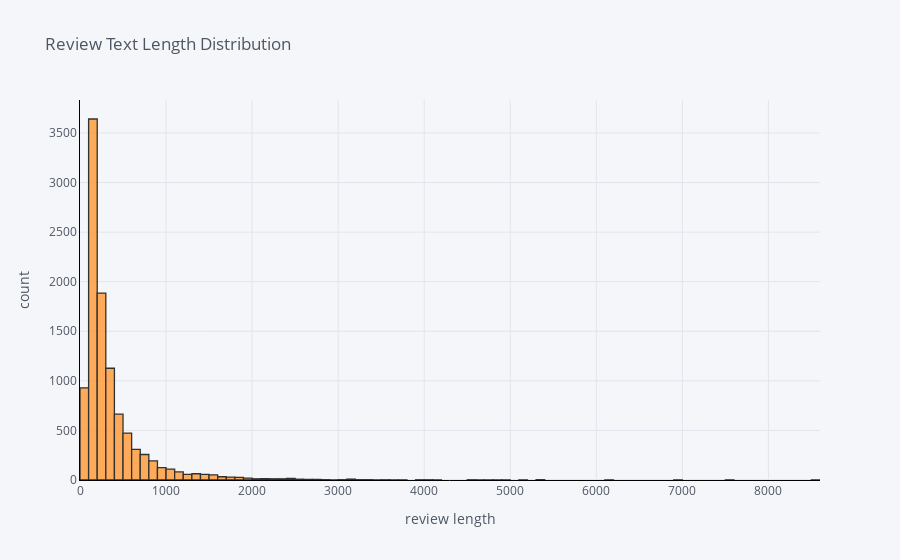

This figure's notebook cell:
### Code cell
process_reviews['review_len'].iplot(
    kind='hist',
    bins=100,
    xTitle='review length',
    linecolor='black',
    yTitle='count',
    title='Review Text Length Distribution')

### Figure 1 — Plotly figure (JSON) as saved in the notebook; plotly's stock layout.template omitted (floating-point values rounded to 4 significant figures; data arrays with more than 128 entries replaced by an {"elided": "..."} marker saying what was removed)
{"data": [{"histfunc": "count", "histnorm": "", "marker": {"color": "rgba(255, 153, 51, 1.0)", "line": {"color": "#000000", "width": 1.3}}, "name": "review_len", "nbinsx": 100, "opacity": 0.8, "orientation": "v", "type": "histogram", "x": {"elided": "10261 int values"}}], "layout": {"autosize": true, "barmode": "overlay", "legend": {"bgcolor": "#F5F6F9", "font": {"color": "#4D5663"}}, "paper_bgcolor": "#F5F6F9", "plot_bgcolor": "#F5F6F9", "title": {"font": {"color": "#4D5663"}, "text": "Review Text Length Distribution"}, "xaxis": {"autorange": true, "gridcolor": "#E1E5ED", "linecolor": "black", "range": [-0.5, 8600.0], "showgrid": true, "tickfont": {"color": "#4D5663"}, "title": {"font": {"color": "#4D5663"}, "text": "review length"}, "type": "linear", "zerolinecolor": "#E1E5ED"}, "yaxis": {"autorange": true, "gridcolor": "#E1E5ED", "linecolor": "black", "range": [0, 3833.0], "showgrid": true, "tickfont": {"color": "#4D5663"}, "title": {"font": {"color": "#4D5663"}, "text": "count"}, "zerolinecolor": "#E1E5ED"}}}
